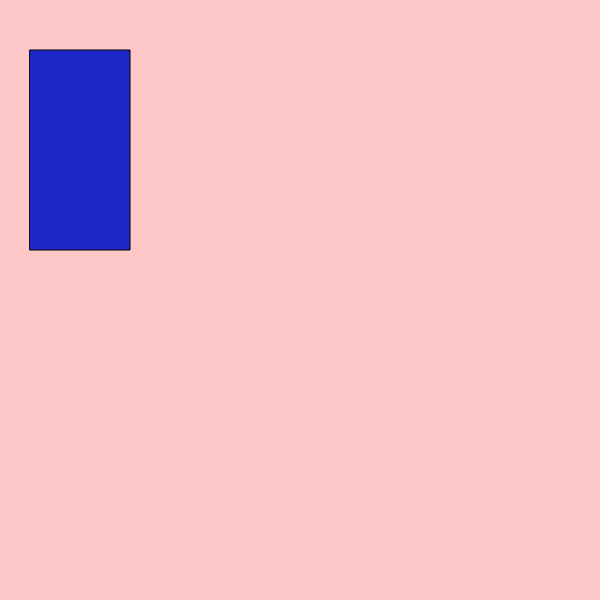
Frame 1 (no input)
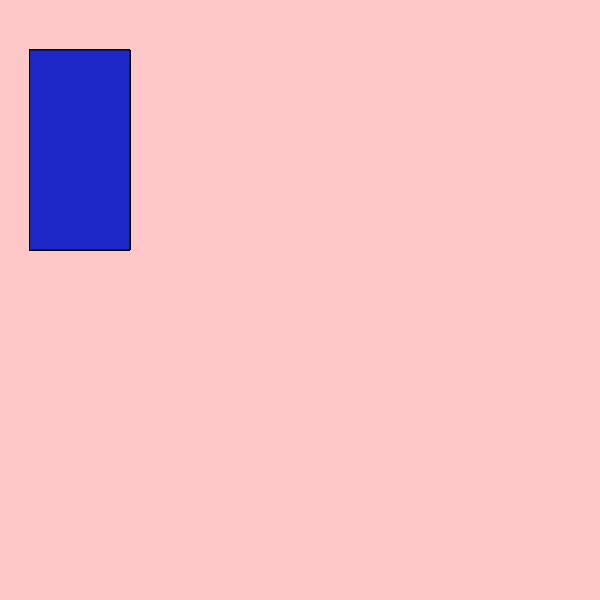
Frame 60 (no input)
Frame 120 (the mouse pressed at the canvas centre since frame 60): identical to frame 60, image omitted

The p5.js sketch that drew these frames (run headless with seeded random() and noise() and a simulated clock; from frame 60 on, the mouse is pressed at the canvas centre):

// p5.js sketch
// ── sketch.js
var cnv;

function centerCanvas() {
  var x = (windowWidth - width) / 2;
  var y = (windowHeight - height) / 2;
  cnv.position(x, y);
}

function setup() {
  cnv = createCanvas(600, 600);
  centerCanvas();
  background(255, 200, 200);
}

function windowResized() {
  centerCanvas();
}

function draw() {
  fill(30,40,200);
  rect(30, 50, 100, 200);
}
